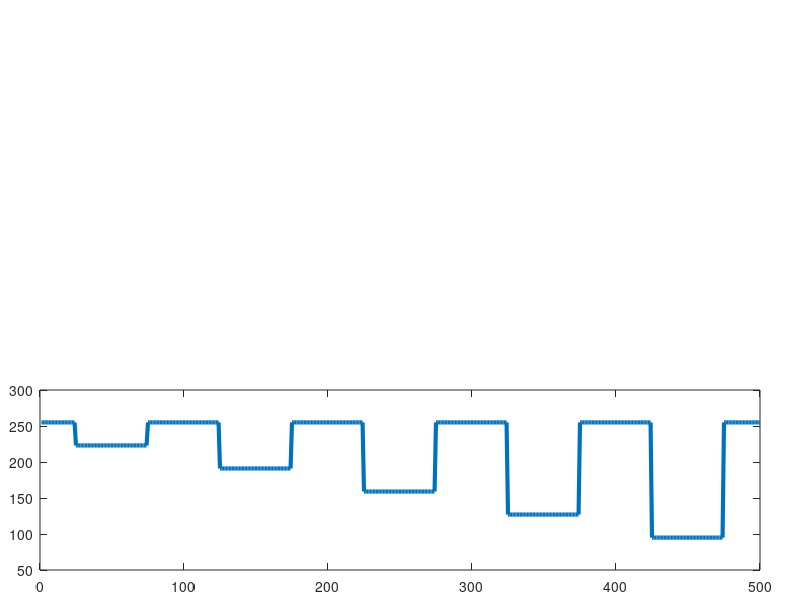

The MATLAB source for this figure: (Note: this script raises an error after producing the figure.)
% VL_DEMO_MSER_DELTA  Demo: MSER: delta parameter

randn('state',0) ;
rand('state',0) ;

I = zeros(100,500) + 255 ;
for i=1:5
  I((1:50) + 25 - 1, ...
    (1:50) + 25 - 1 + 100 * (i-1)) = ...
    255 - 32 * i ;
end
I = uint8(I) ; 

figure(1) ; clf ;
axes('position',[0.05 0.05 1-.1 2*1/5-.1]) ;
plot(I(end/2,:),'linewidth',3) ;
hold on ; 
vl_demo_print('mser_delta_0') ;


figure(2) ; clf ; 
imagesc(I) ; axis off ; axis equal ; axis tight ;
colormap(gray(256)) ;
set(gca,'fontsize',20) ;

deltar = [1 32 159 160] ;
clear h ;
for delta=deltar
  [r,f] = vl_mser(I, 'Delta', delta, 'verbose') ;
    
  if exist('h','var'), delete(h) ; end
  h = vl_plotframe(vl_ertr(f)) ; 
  if ~isempty(h), set(h,'color','y','linewidth',1) ; end
  title(sprintf('delta = %g', delta)) ;
  drawnow ;

  vl_demo_print(sprintf('mser_delta_%d',find(delta==deltar))) ;  
end
